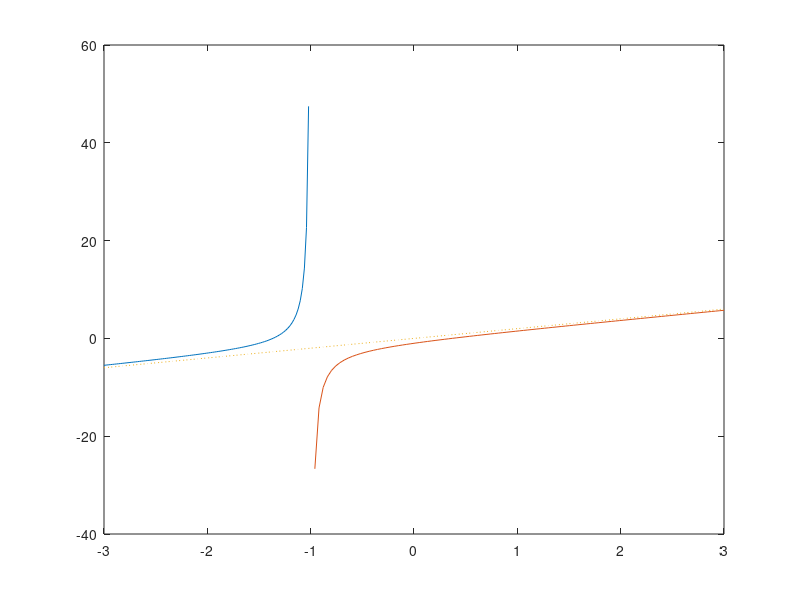

Recreate this plot in MATLAB. (Note: this script raises an error after producing the figure.)
f = @(x) 2*x-1+x./(1+x);
g = @(x) 2*x;
x1 = linspace(-3, -1, 100);
x2 = linspace(-1, 3, 100);
x3 = linspace(-3, 3, 100);
plot(x1, f(x1), x2, f(x2), x3, g(x3), ':')
xline(-1, ':')
xlabel('x')
ylabel('y')
